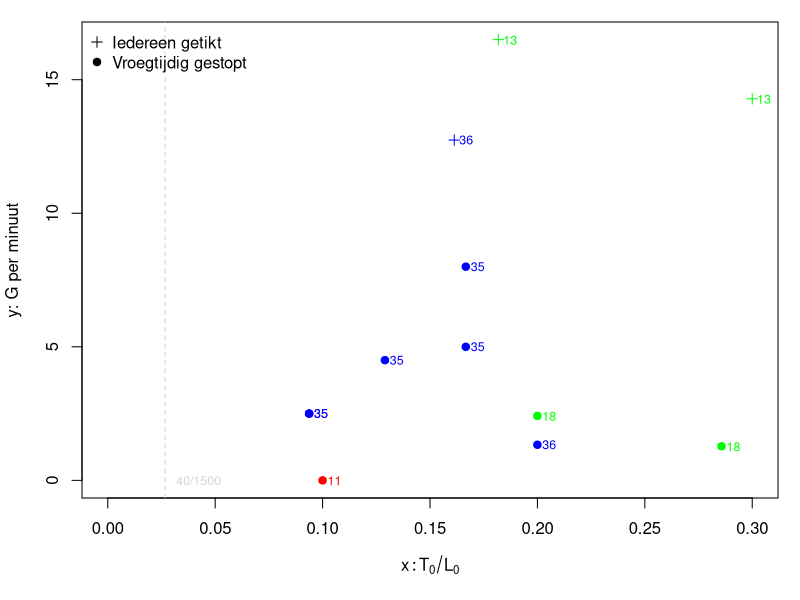
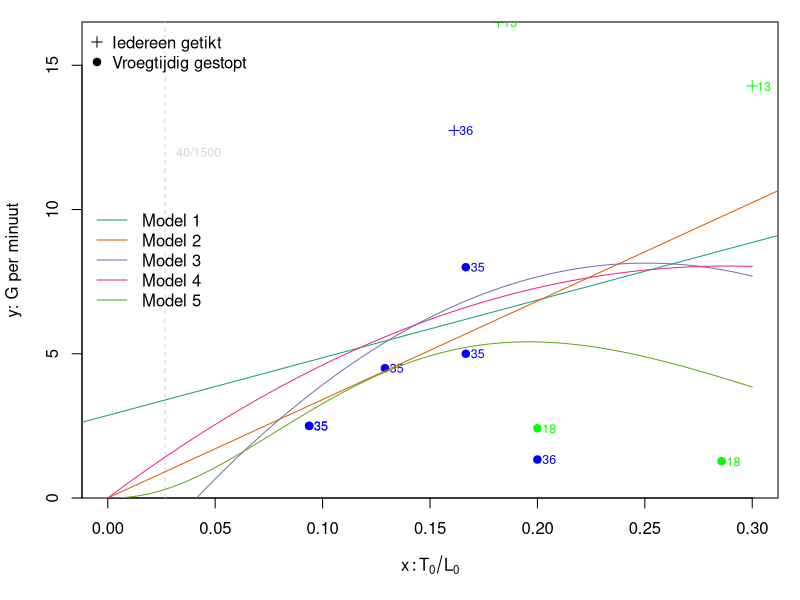

Recreate these plots in R, in order.
## ---- chunk 1
knitr::opts_chunk$set(echo = FALSE)
## ---- chunk 2
data <- read.csv("data/schone_data.csv")
data <- data[c("n_spelers", "n_lopers", "n_tikkers", "n_getikt", "duur")]
knitr::kable(data, col.names = c("# spelers", "# lopers", "# tikkers", "# getikt", "duur [sec]"))
## ---- chunk 3
data_mod <- data.frame(y = 60 * data$n_getikt / data$duur,
                       x = data$n_tikkers / data$n_lopers,
                       stringsAsFactors = FALSE)
# kleur de punten in functie van het totaal aantal spelers
data_mod$color <- ifelse(data$n_spelers < 30, "green", "blue")
data_mod$color[data_mod$y == 0] <- "red"
# geef een verschillend symbool aan spelletjes die voortijdig gestopt zijn
data_mod$pch <- ifelse(data$n_lopers == data$n_getikt, 3, 19)
opar <- par(mar = c(5.1, 4.1, 1.1, 1.1))
plot(data_mod$x, data_mod$y, col = data_mod$color, pch = data_mod$pch,
     main = "", xlab = expression(x: T[0]/L[0]), ylab = "y: G per minuut",
     xlim = range(0, range(data_mod$x)))
text(data_mod$x, data_mod$y, col = data_mod$color, labels = data$n_spelers,
     cex = 0.75, adj = -0.35)
abline(v = 40 / 1500, lty = "dashed", col = "lightgray")
text(40 / 1500, 0, col = "lightgray", labels = "40/1500", cex = 0.75, adj = -0.25)
legend("topleft", pch = c(3, 19), legend = c("Iedereen getikt", "Vroegtijdig gestopt"), bty = "n")
par(opar)
## ---- chunk 4
# Guestimate de modellen
data_mod <- data_mod[data_mod$y > 0, ]
model_list <- vector(mode = "list", length = 5)
model_list[[1]] <- lm(y ~ x, data = data_mod)
model_list[[2]] <- lm(y ~ -1 + x, data = data_mod)
model_list[[3]] <- lm(y ~ x + I(x ^ 2), data = data_mod)
model_list[[4]] <- lm(y ~ -1 + x + I(x ^ 2), data = data_mod)
model_list[[5]] <- lm(I(log(y)) ~ I(log(x)) + I(log(1 - x)), data = data_mod)
new_x <- 40 / 1500
pred_list <- lapply(model_list, function(X) predict(X, newdata = data.frame(x = new_x), se.fit = TRUE))
# voeg predictie curves toe aan plot
opar <- par(mar = c(5.1, 4.1, 1.1, 1.1))
plot(data_mod$x, data_mod$y, col = data_mod$color, pch = data_mod$pch,
     main = "", xlab = expression(x: T[0]/L[0]), ylab = "y: G per minuut",
     xlim = range(0, range(data_mod$x)), ylim = range(0, range(data_mod$y)), yaxs = "i")
text(data_mod$x, data_mod$y, col = data_mod$color, labels = data$n_spelers[data$n_getikt > 0], cex = 0.75, adj = -0.35)
abline(v = 40 / 1500, lty = "dashed", col = "lightgray")
text(40 / 1500, 12, col = "lightgray", labels = "40/1500", cex = 0.75, adj = -0.25)
legend("topleft", pch = c(3, 19), legend = c("Iedereen getikt", "Vroegtijdig gestopt"), bty = "n")
col_pred <- RColorBrewer::brewer.pal(5, "Dark2")
abline(coef(model_list[[1]]), col = col_pred[1])
abline(a = 0, b = coef(model_list[[2]]), col = col_pred[2])
coef_3 <- model_list[[3]]$coefficients
curve(coef_3[1] + coef_3[2] * x + coef_3[3] * x ^ 2, add = TRUE, col = col_pred[3])
coef_4 <- model_list[[4]]$coefficients
curve(coef_4[1] * x + coef_4[2] * x ^ 2, add = TRUE, col = col_pred[4])
coef_5 <- model_list[[5]]$coefficients
curve(exp(coef_5[1] + coef_5[2] * log(x) + coef_5[3] * log(1 - x)), add = TRUE, col = col_pred[5])
legend("left", lty = 1, legend = paste0("Model ", 1:5), col = col_pred, bty = "n")
par(opar)
